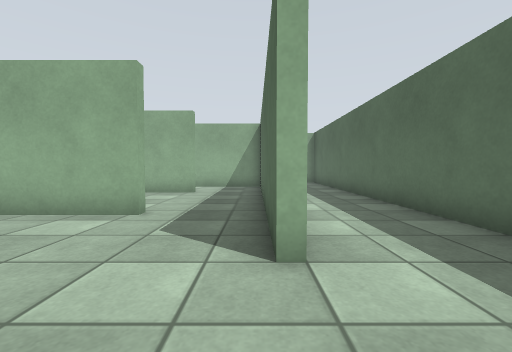
View 1 (above)

24 first-person views from a walk through a Gazebo world. The camera is 0.94 m above the floor, tilts 2° down and sees 90° across. The floor is counted in squares, 1 m on a side. Each view is taken from the middle of a square. On the plan, view 1 faces up. The plan holds only what a view shows up to about 10 squares ahead; the rest is blank. The robots in the file are not drawn. Surface patterns are stand-ins for the level's own textures.

View 2
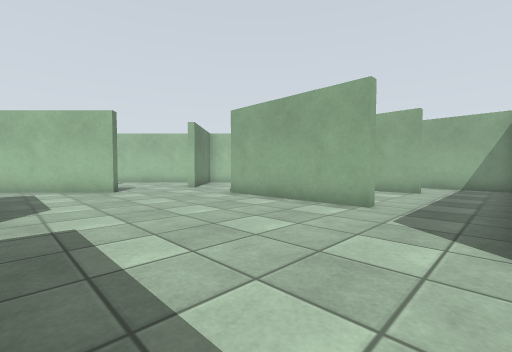

View 3
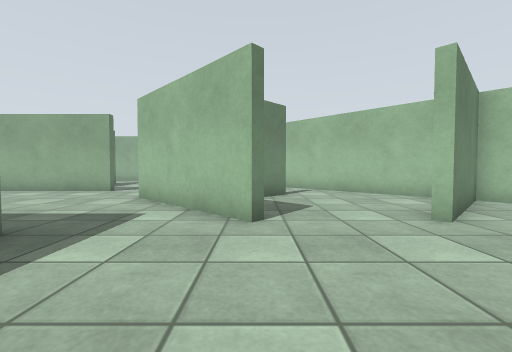

View 4
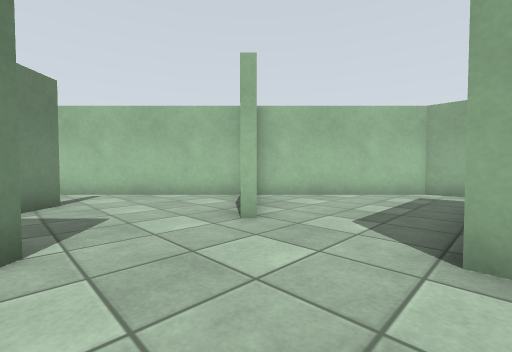

View 5
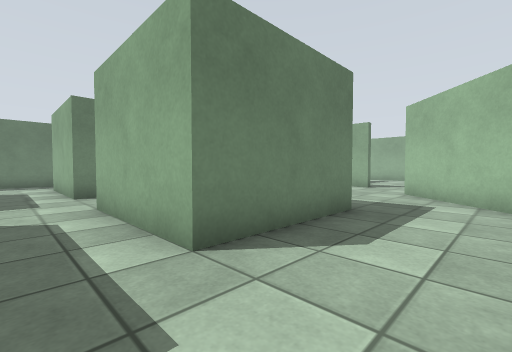

View 6
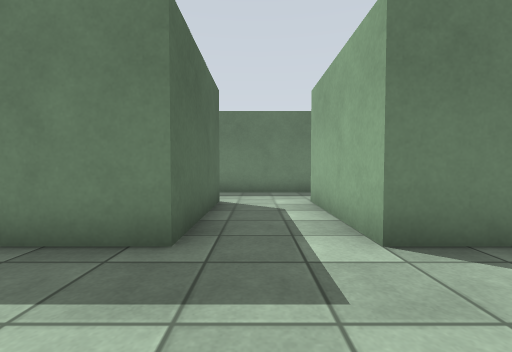

View 7
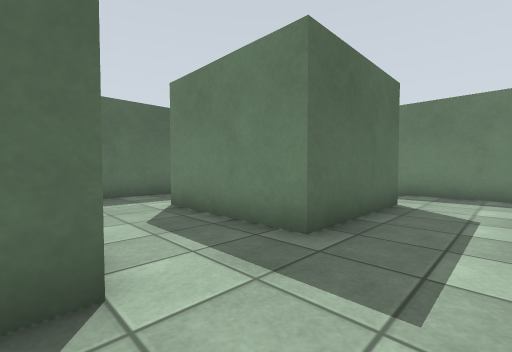

View 8
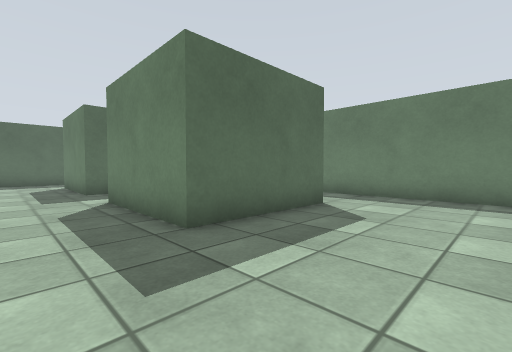

View 9
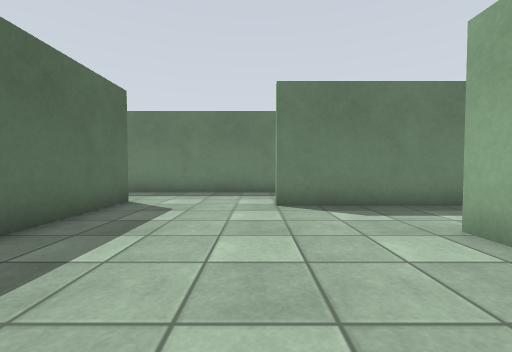

View 10
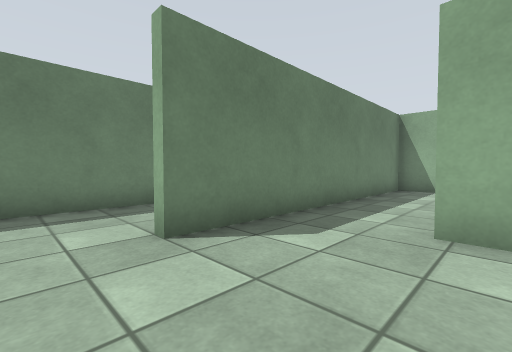

View 11
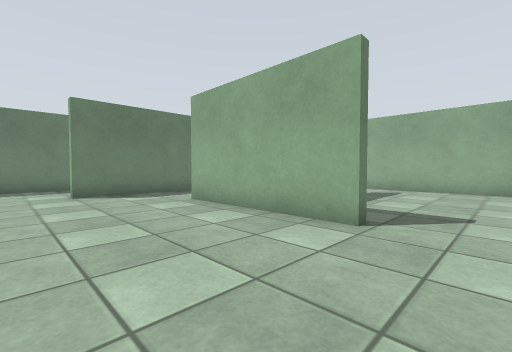

View 12
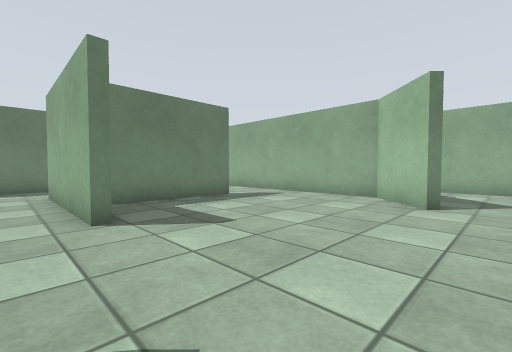

View 13
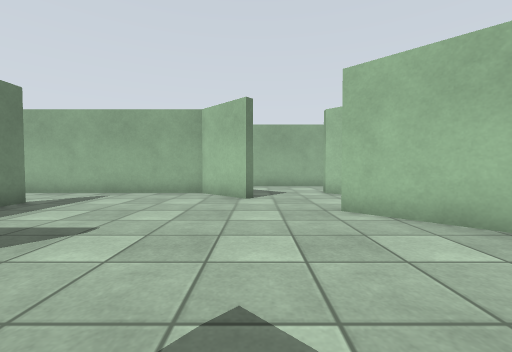

View 14
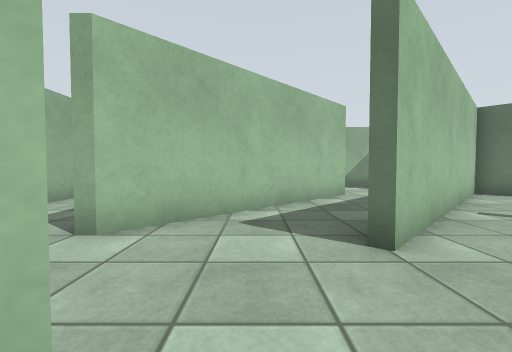

View 15
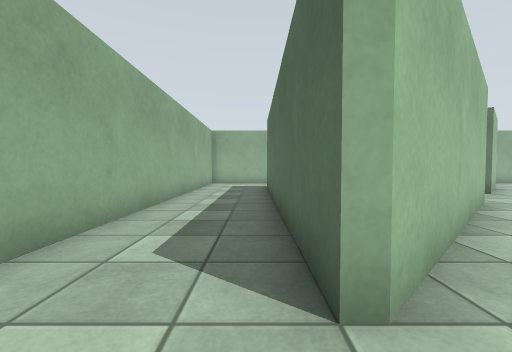

View 16
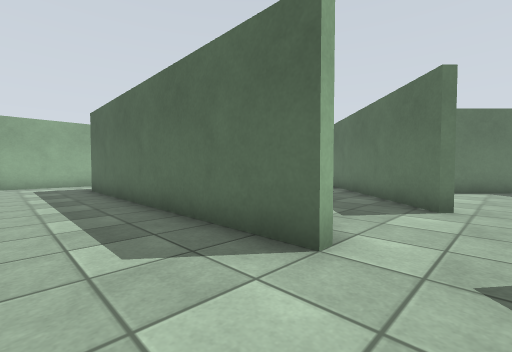

View 17
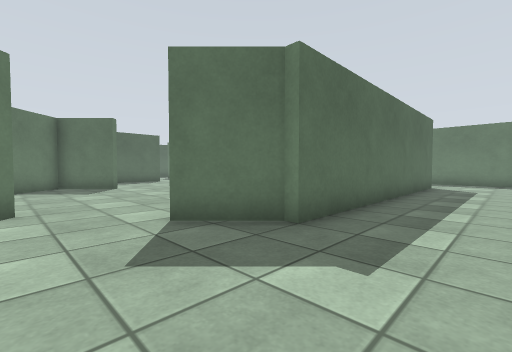

View 18
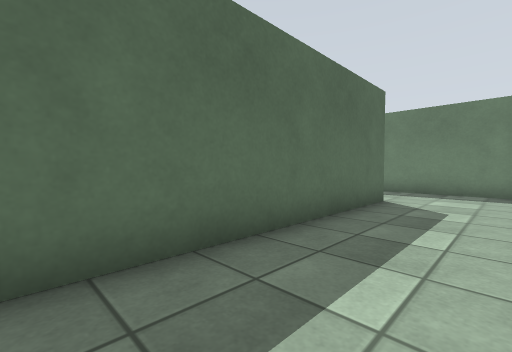

View 19
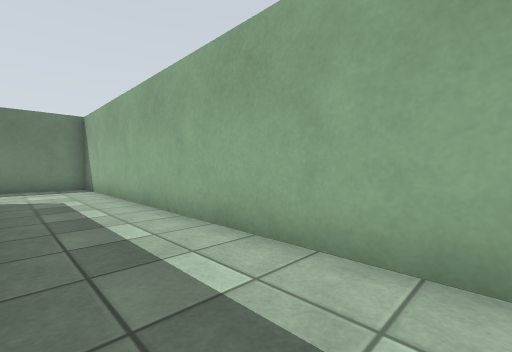

View 20
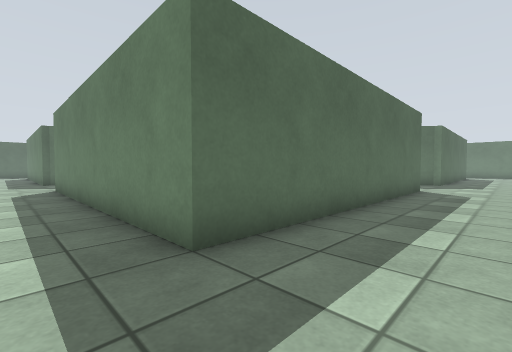

View 21
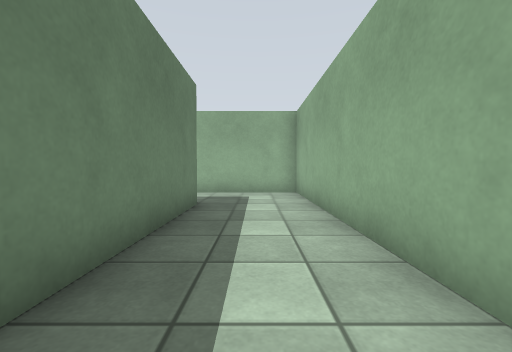

View 22
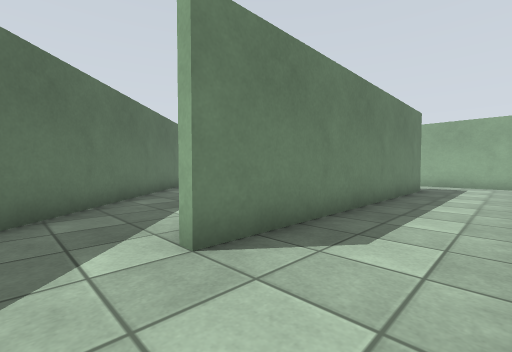

View 23
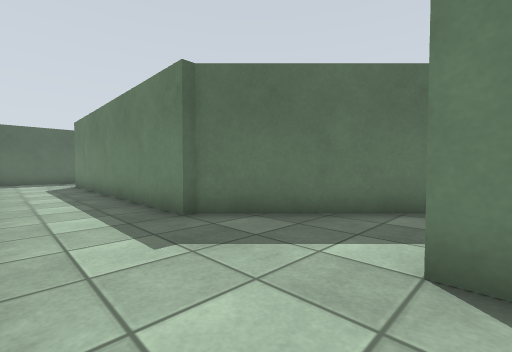

View 24
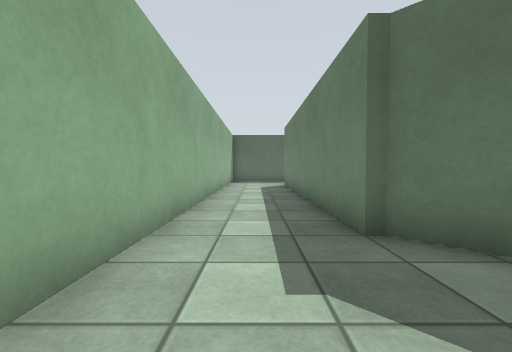

### Floor plan
Points are (right, up) in squares from view 1. A wall is a line through its corners. A room is listed if a view was taken in it or the views show most of it. See-through windows are left out.
Room 1 (views 1, 2, 3, 4, 5, 6, 7, 8, 9, 10, 11, 12, 13, 14, 15, 16, 17, 18, 19, 20, 21, 22, 23, 24)
walls: (-13, 0.8) (-14.6, 2.5); (-10.3, 2) (-13.9, -1.7); (-14.8, 3.1) (-13.9, 2.2); (-9.6, -1.5) (-5.5, -1.5) (-5.5, -5.5); (-12.7, 7.3) (-13.3, 7.9) (-19.5, 1.8); (-16, -3.6) (-16, -8.8); (-19.7, 2) (-9.5, 12.2); (-17.9, 7.8) (-23.2, 2.5); (-14.7, 11) (-15.9, 9.8); (-21.5, -0.3) (-23.2, -1.9) (-23.2, -6.4); (-2.3, 5) (-7.4, 5); (-9.5, 12.5) (-2.3, 12.5); (-8, 12.2) (-9.1, 12.2) (-13.1, 8.2) (-10.3, 5.3) (-10.6, 5.1); (-23.5, 2.4) (-23.5, 12.5) (-13.5, 12.5) (-13.5, 12.1); (-23.2, -1.5) (-21.7, 0); (-3, -5.6) (-3, -4.9); (-20.8, -6) (-16.9, -6); (-2.3, 9.4) (-4.1, 9.4); (0.6, 2.5) (0.2, 2.5) (0.2, 10); (-16.5, -11.2) (-13.5, -11.2); (-9.5, -12.1) (-9.5, -8) (-5.5, -8) (-5.5, -12); (-26.5, 1.1) (-26.5, -13.8); (-18.4, 15.5) (-26.5, 15.5) (-26.5, 3.4); (3.5, 3.4) (3.5, 10); (0.1, 12.2) (-1, 12.2); (-3, 15.5) (-11.6, 15.5); (-3, -12.1) (-3, -8) (1, -8); (-14.9, -14.5) (-8, -14.5); (-6.1, -14.5) (-2.3, -14.5); (-23.5, -11.6) (-23.5, -1.5); (3.5, -9.4) (3.5, -7.1); (-26.1, -14.5) (-22.5, -14.5)
ways out: opening at (-21.5, -6); opening at (-16, -9.5)

Positions as (right, up) in squares from view 1, and headings:
1: (0, 0), facing up
2: (0, -1), facing up-left
3: (-6, 2), facing left
4: (-7, 2), facing up-left
5: (-4, 1), facing down-left
6: (-4, -5), facing down
7: (-5, -5), facing down-right
8: (-13, -6), facing down-right
9: (-13, -5), facing down
10: (-12, -8), facing down-left
11: (-12, -2), facing down-left
12: (-15, 1), facing down-left
13: (-14, 0), facing left
14: (-21, -1), facing up
15: (-24, 1), facing up
16: (-26, 1), facing up-right
17: (-26, 2), facing down-right
18: (-26, -4), facing down-right
19: (-24, -2), facing down-left
20: (-26, 14), facing down-right
21: (-17, 14), facing left
22: (-12, 15), facing down-left
23: (-14, 15), facing down-right
24: (-13, 14), facing right
